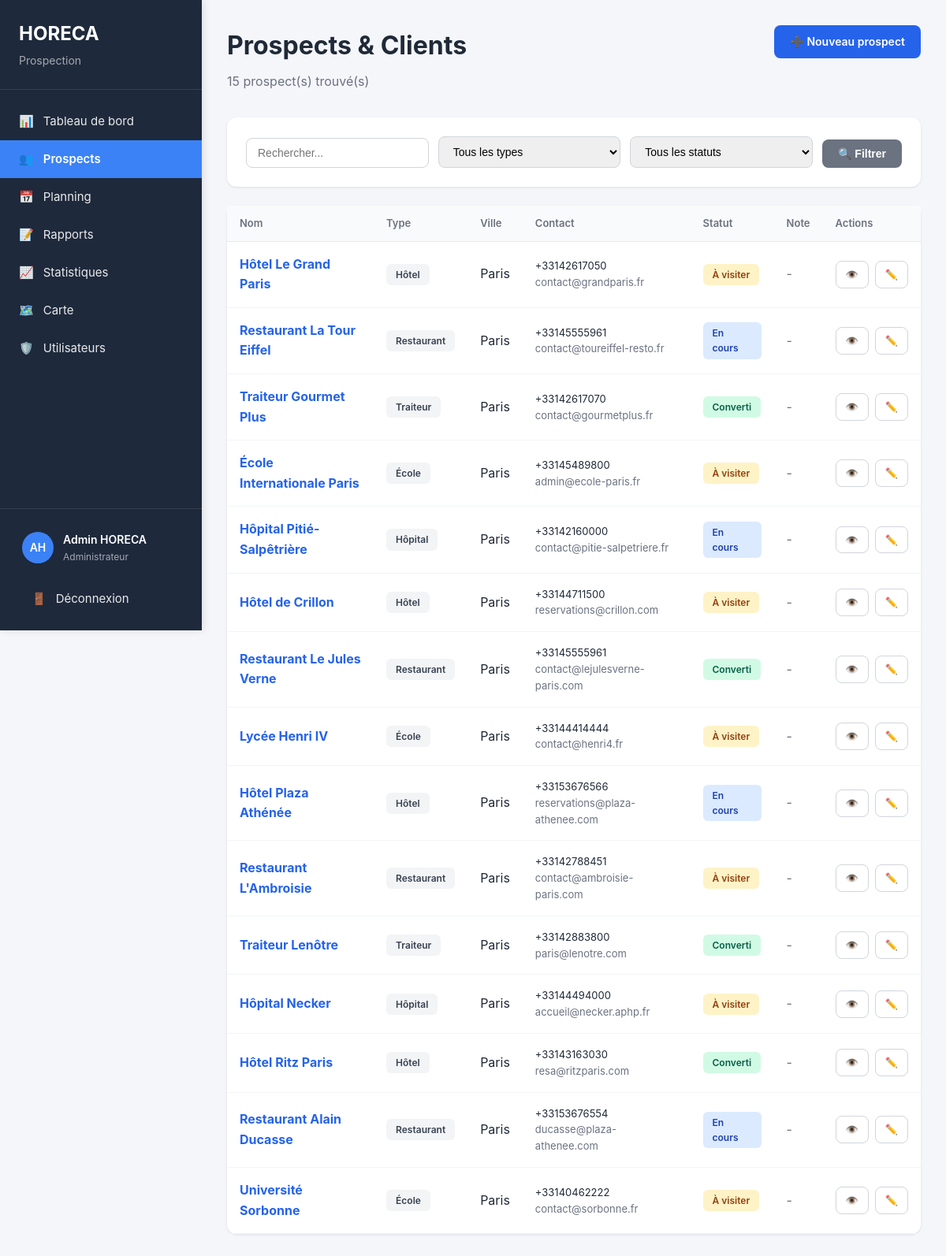
/prospects.php (signed in), run on the app's committed database.
### tables this page shows
CREATE TABLE `prospects` (
  `id` int(11) NOT NULL AUTO_INCREMENT,
  `name` varchar(255) NOT NULL,
  `type` enum('hotel','restaurant','traiteur','ecole','hopital','autre') NOT NULL DEFAULT 'autre',
  `address` varchar(255) DEFAULT NULL,
  `postal_code` varchar(10) DEFAULT NULL,
  `city` varchar(100) DEFAULT NULL,
  `country` varchar(100) DEFAULT 'France',
  `phone` varchar(20) DEFAULT NULL,
  `email` varchar(255) DEFAULT NULL,
  `website` varchar(255) DEFAULT NULL,
  `manager_name` varchar(100) DEFAULT NULL,
  `status` enum('to_visit','in_progress','converted','lost') NOT NULL DEFAULT 'to_visit',
  `latitude` decimal(10, 8) DEFAULT NULL,
  `longitude` decimal(11, 8) DEFAULT NULL,
  `note_avg` decimal(3, 2) DEFAULT 0.00,
  `created_by` int(11) DEFAULT NULL,
  `created_at` timestamp NOT NULL DEFAULT CURRENT_TIMESTAMP,
  `updated_at` timestamp NOT NULL DEFAULT CURRENT_TIMESTAMP ON UPDATE CURRENT_TIMESTAMP,
  PRIMARY KEY (`id`),
  KEY `created_by` (`created_by`),
  KEY `status` (`status`),
  KEY `city` (`city`)
);

### config/config.php (called while the page is built, shortened)
<?php
function isLoggedIn() {
    return isset($_SESSION['user_id']);
}
function isAdmin() {
    return isset($_SESSION['user_role']) && $_SESSION['user_role'] === 'admin';
}
function getCurrentUser() {
    return [
        'id' => $_SESSION['user_id'],
        'email' => $_SESSION['user_email'],
        'first_name' => $_SESSION['user_first_name'],
        'last_name' => $_SESSION['user_last_name'],
        'role' => $_SESSION['user_role']
    ];
}
function escapeHtml($text) {
    return htmlspecialchars($text, ENT_QUOTES, 'UTF-8');
}
function getStatusLabel($status) {
    $labels = [
        'to_visit' => 'À visiter',
        'in_progress' => 'En cours',
        'converted' => 'Converti',
        'lost' => 'Perdu',
        'planned' => 'Planifiée',
        'completed' => 'Terminée',
        'cancelled' => 'Annulée',
        'pending' => 'En attente',
        'done' => 'Terminé',
        'skipped' => 'Ignoré'
    ];
    return $labels[$status] ?? $status;
}
function getTypeLabel($type) {
    $labels = [
        'hotel' => 'Hôtel',
        'restaurant' => 'Restaurant',
        'traiteur' => 'Traiteur',
        'ecole' => 'École',
        'hopital' => 'Hôpital',
        'autre' => 'Autre'
    ];
    return $labels[$type] ?? $type;
}
function getRoleLabel($role) {
    $labels = [
        'admin' => 'Administrateur',
        'manager' => 'Manager',
        'commercial' => 'Commercial'
    ];
    return $labels[$role] ?? $role;
}
?>

### prospects.php (the view, shortened to what this page needs)
<?php
require_once 'config/config.php';
$db = getDbConnection();
$search = $_GET['search'] ?? '';
$sql = "SELECT * FROM prospects WHERE 1=1";
$params = [];
$sql .= " ORDER BY created_at DESC";
try {
    $stmt = $db->prepare($sql);
    $stmt->execute($params);
    $prospects = $stmt->fetchAll();
} catch (PDOException $e) {
    $error = "Erreur lors du chargement des prospects";
    $prospects = [];
}
include 'includes/header.php';
include 'includes/sidebar.php';
?>
<div class="main-content">
    <div class="content">
        <div class="page-header">
            <div>
                <h1>Prospects & Clients</h1>
                <p class="text-muted"><?php echo count($prospects); ?> prospect(s) trouvé(s)</p>
            </div>
            <a href="new-prospect.php" class="btn btn-primary">
                ➕ Nouveau prospect
            </a>
        </div>
        <div class="card mb-4">
            <div class="card-body">
                <form method="GET" action="" class="filter-form">
                    <div class="form-row">
                        <div class="form-group">
                            <input
                                type="text"
                                name="search"
                                placeholder="Rechercher..."
                                value="<?php echo escapeHtml($search); ?>"
                                class="form-control"
                            >
                        </div>
                        <div class="form-group">
                            <select name="type" class="form-control">
                                <option value="">Tous les types</option>
                            </select>
                        </div>
                        <div class="form-group">
                            <select name="status" class="form-control">
                                <option value="">Tous les statuts</option>
                            </select>
                        </div>
                        <button type="submit" class="btn btn-secondary">🔍 Filtrer</button>
                    </div>
                </form>
            </div>
        </div>
        <?php if (empty($prospects)): ?>
            <div class="card">
                <div class="card-body text-center">
                    <p class="text-muted">Aucun prospect trouvé</p>
                    <a href="new-prospect.php" class="btn btn-primary mt-3">Créer le premier prospect</a>
                </div>
            </div>
        <?php else: ?>
            <div class="card">
                <div class="table-responsive">
                    <table class="table">
                        <thead>
                            <tr>
                                <th>Nom</th>
                                <th>Type</th>
                                <th>Ville</th>
                                <th>Contact</th>
                                <th>Statut</th>
                                <th>Note</th>
                                <th>Actions</th>
                            </tr>
                        </thead>
                        <tbody>
                            <?php foreach ($prospects as $prospect): ?>
                                <tr>
                                    <td>
                                        <a href="prospect-detail.php?id=<?php echo $prospect['id']; ?>" class="prospect-link">
                                            <strong><?php echo escapeHtml($prospect['name']); ?></strong>
                                        </a>
                                    </td>
                                    <td>
                                        <span class="badge badge-type"><?php echo getTypeLabel($prospect['type']); ?></span>
                                    </td>
                                    <td><?php echo escapeHtml($prospect['city']); ?></td>
                                    <td>
                                        <?php if ($prospect['phone']): ?>
                                            <div class="text-sm"><?php echo escapeHtml($prospect['phone']); ?></div>
                                        <?php endif; ?>
                                        <?php if ($prospect['email']): ?>
                                            <div class="text-sm text-muted"><?php echo escapeHtml($prospect['email']); ?></div>
                                        <?php endif; ?>
                                    </td>
                                    <td>
                                        <span class="badge badge-<?php echo $prospect['status']; ?>">
                                            <?php echo getStatusLabel($prospect['status']); ?>
                                        </span>
                                    </td>
                                    <td>
                                        <?php if ($prospect['note_avg'] > 0): ?>
                                            <span class="score-badge"><?php echo number_format($prospect['note_avg'], 1); ?>⭐</span>
                                        <?php else: ?>
                                            <span class="text-muted">-</span>
                                        <?php endif; ?>
                                    </td>
                                    <td>
                                        <div class="action-buttons">
                                            <a href="prospect-detail.php?id=<?php echo $prospect['id']; ?>" class="btn btn-sm btn-outline" title="Voir">👁️</a>
                                            <a href="edit-prospect.php?id=<?php echo $prospect['id']; ?>" class="btn btn-sm btn-outline" title="Modifier">✏️</a>
                                        </div>
                                    </td>
                                </tr>
                            <?php endforeach; ?>
                        </tbody>
                    </table>
                </div>
            </div>
        <?php endif; ?>
    </div>
</div>
<?php include 'includes/footer.php'; ?>

### includes/header.php (shortened to what this page needs)
<!DOCTYPE html>
<html lang="fr">
<head>
    <link rel="stylesheet" href="css/style.css">
    <link rel="stylesheet" href="https://unpkg.com/leaflet@1.9.4/dist/leaflet.css" />
</head>
<body>
    <div class="app-layout">

### includes/sidebar.php
<?php
$currentPage = basename($_SERVER['PHP_SELF']);
$user = getCurrentUser();
?>
<aside class="sidebar">
    <div class="sidebar-header">
        <h1 class="sidebar-title">HORECA</h1>
        <p style="color: rgba(255, 255, 255, 0.6); font-size: 14px;">Prospection</p>
    </div>
    <nav class="sidebar-menu">
        <ul>
            <li>
                <a href="dashboard.php" class="sidebar-item <?php echo $currentPage === 'dashboard.php' ? 'active' : ''; ?>">
                    <span>📊</span>
                    <span>Tableau de bord</span>
                </a>
            </li>
            <li>
                <a href="prospects.php" class="sidebar-item <?php echo in_array($currentPage, ['prospects.php', 'prospect-detail.php', 'new-prospect.php', 'edit-prospect.php']) ? 'active' : ''; ?>">
                    <span>👥</span>
                    <span>Prospects</span>
                </a>
            </li>
            <li>
                <a href="planning.php" class="sidebar-item <?php echo $currentPage === 'planning.php' ? 'active' : ''; ?>">
                    <span>📅</span>
                    <span>Planning</span>
                </a>
            </li>
            <li>
                <a href="visits.php" class="sidebar-item <?php echo in_array($currentPage, ['visits.php', 'new-visit.php']) ? 'active' : ''; ?>">
                    <span>📝</span>
                    <span>Rapports</span>
                </a>
            </li>
            <li>
                <a href="stats.php" class="sidebar-item <?php echo $currentPage === 'stats.php' ? 'active' : ''; ?>">
                    <span>📈</span>
                    <span>Statistiques</span>
                </a>
            </li>
            <li>
                <a href="map.php" class="sidebar-item <?php echo $currentPage === 'map.php' ? 'active' : ''; ?>">
                    <span>🗺️</span>
                    <span>Carte</span>
                </a>
            </li>
            <?php if (isAdmin()): ?>
            <li>
                <a href="users.php" class="sidebar-item <?php echo $currentPage === 'users.php' ? 'active' : ''; ?>">
                    <span>🛡️</span>
                    <span>Utilisateurs</span>
                </a>
            </li>
            <?php endif; ?>
        </ul>
    </nav>
    <div class="sidebar-footer">
        <div class="user-info">
            <div class="user-avatar">
                <?php echo strtoupper(substr($user['first_name'], 0, 1) . substr($user['last_name'], 0, 1)); ?>
            </div>
            <div class="user-details">
                <p class="user-name"><?php echo escapeHtml($user['first_name'] . ' ' . $user['last_name']); ?></p>
                <p class="user-role"><?php echo getRoleLabel($user['role']); ?></p>
            </div>
        </div>
        <a href="logout.php" class="sidebar-item">
            <span>🚪</span>
            <span>Déconnexion</span>
        </a>
    </div>
</aside>

### includes/footer.php (shortened to what this page needs)
    </div>
</body>
</html>

### css/style.css (style rules this page uses)
* { margin: 0; padding: 0; box-sizing: border-box; }
body { font-family: -apple-system, BlinkMacSystemFont, 'Segoe UI', 'Roboto', sans-serif; background: #F5F6FA; color: #1F2937; line-height: 1.6; }
.app-layout { display: flex; min-height: 100vh; }
.sidebar { width: 256px; min-width: 256px; height: 100vh; position: fixed; top: 0; left: 0; background: #1e293b !important; color: white; display: flex; flex-direction: column; box-shadow: 2px 0 10px rgba(0,0,0,0.1); z-index: 40; overflow-y: auto; }
.sidebar-header { padding: 24px; border-bottom: 1px solid rgba(255, 255, 255, 0.1); }
.sidebar-title { font-size: 24px; font-weight: 700; color: white; margin-bottom: 4px; }
.sidebar-menu { flex: 1; padding: 16px 0; }
.sidebar-menu ul { list-style: none; }
.sidebar-item { display: flex; align-items: center; gap: 12px; padding: 12px 24px; color: rgba(255, 255, 255, 0.9); text-decoration: none; transition: all 0.2s; font-size: 15px; }
.sidebar-item.active { background: #3b82f6 !important; color: white; font-weight: 600; }
.sidebar-footer { padding: 16px; border-top: 1px solid rgba(255, 255, 255, 0.1); }
.user-info { display: flex; align-items: center; gap: 12px; padding: 12px; margin-bottom: 8px; }
.user-avatar { width: 40px; height: 40px; border-radius: 50%; background: #3b82f6; display: flex; align-items: center; justify-content: center; font-weight: 600; font-size: 14px; }
.user-name { font-weight: 600; font-size: 14px; color: white; }
.user-role { font-size: 12px; color: rgba(255, 255, 255, 0.6); }
.main-content { margin-left: 256px; flex: 1; min-height: 100vh; }
.content { padding: 32px; max-width: 1400px; }
.page-header { display: flex; justify-content: space-between; align-items: flex-start; margin-bottom: 32px; }
.page-header h1 { font-size: 32px; font-weight: 700; color: #1F2937; margin-bottom: 8px; }
.card { background: white; border-radius: 12px; box-shadow: 0 1px 3px rgba(0,0,0,0.1); margin-bottom: 24px; }
.card-body { padding: 24px; }
.btn { padding: 10px 20px; border: none; border-radius: 8px; font-size: 14px; font-weight: 600; cursor: pointer; text-decoration: none; display: inline-flex; align-items: center; gap: 8px; transition: all 0.2s; }
.btn-primary { background: #2563EB; color: white; }
.btn-secondary { background: #6B7280; color: white; }
.btn-outline { background: white; border: 1px solid #D1D5DB; color: #374151; }
.btn-sm { padding: 6px 12px; font-size: 13px; }
.form-group { margin-bottom: 20px; }
.form-control, .form-select { width: 100%; padding: 10px 14px; border: 1px solid #D1D5DB; border-radius: 8px; font-size: 14px; transition: border-color 0.2s; }
.form-row { display: flex; gap: 12px; align-items: flex-end; flex-wrap: wrap; }
.filter-form .form-group { margin-bottom: 0; flex: 1; min-width: 200px; }
.badge { padding: 4px 12px; border-radius: 6px; font-size: 12px; font-weight: 600; display: inline-block; }
.badge-to_visit { background: #FEF3C7; color: #92400E; }
.badge-in_progress { background: #DBEAFE; color: #1E40AF; }
.badge-converted { background: #D1FAE5; color: #065F46; }
.badge-type { background: #F3F4F6; color: #374151; }
.table-responsive { overflow-x: auto; }
.table { width: 100%; border-collapse: collapse; }
.table thead { background: #F9FAFB; }
.table th { padding: 12px 16px; text-align: left; font-size: 13px; font-weight: 600; color: #6B7280; border-bottom: 1px solid #E5E7EB; }
.table td { padding: 16px; border-bottom: 1px solid #F3F4F6; }
.prospect-link { color: #2563EB; text-decoration: none; font-weight: 600; }
.action-buttons { display: flex; gap: 8px; }
.text-muted { color: #6B7280; }
.text-sm { font-size: 13px; }
.mb-4 { margin-bottom: 24px; }

### data on the page
prospects: name "Hôtel Le Grand Paris", type "Hôtel", city "Paris", phone "+33142617050", email "contact@grandparis.fr", status "À visiter"
prospects: name "Restaurant La Tour Eiffel", type "Restaurant", city "Paris", phone "+33145555961", email "contact@toureiffel-resto.fr", status "En cours"
prospects: name "Traiteur Gourmet Plus", type "Traiteur", city "Paris", phone "+33142617070", email "contact@gourmetplus.fr", status "Converti"
prospects: name "École Internationale Paris", type "École", city "Paris", phone "+33145489800", email "admin@ecole-paris.fr", status "À visiter"
prospects: name "Hôpital Pitié-Salpêtrière", type "Hôpital", city "Paris", phone "+33142160000", email "contact@pitie-salpetriere.fr", status "En cours"
prospects: name "Hôtel de Crillon", type "Hôtel", city "Paris", phone "+33144711500", email "reservations@crillon.com", status "À visiter"
prospects: name "Restaurant Le Jules Verne", type "Restaurant", city "Paris", phone "+33145555961", email "contact@lejulesverne-paris.com", status "Converti"
prospects: name "Lycée Henri IV", type "École", city "Paris", phone "+33144414444", email "contact@henri4.fr", status "À visiter"
prospects: name "Hôtel Plaza Athénée", type "Hôtel", city "Paris", phone "+33153676566", email "reservations@plaza-athenee.com", status "En cours"
prospects: name "Restaurant L'Ambroisie", type "Restaurant", city "Paris", phone "+33142788451", email "contact@ambroisie-paris.com", status "À visiter"
prospects: name "Traiteur Lenôtre", type "Traiteur", city "Paris", phone "+33142883800", email "paris@lenotre.com", status "Converti"
prospects: name "Hôpital Necker", type "Hôpital", city "Paris", phone "+33144494000", email "accueil@necker.aphp.fr", status "À visiter"
prospects: name "Hôtel Ritz Paris", type "Hôtel", city "Paris", phone "+33143163030", email "resa@ritzparis.com", status "Converti"
prospects: name "Restaurant Alain Ducasse", type "Restaurant", city "Paris", phone "+33153676554", email "ducasse@plaza-athenee.com", status "En cours"
prospects: name "Université Sorbonne", type "École", city "Paris", phone "+33140462222", email "contact@sorbonne.fr", status "À visiter"

### other printed values
substr($user['first_name'], 0, 1) . substr($user['last_name'], 0, 1) "AH"
escapeHtml($user['first_name'] . ' ' . $user['last_name']) "Admin HORECA"
getRoleLabel($user['role']) "Administrateur"
count($prospects) "15"
